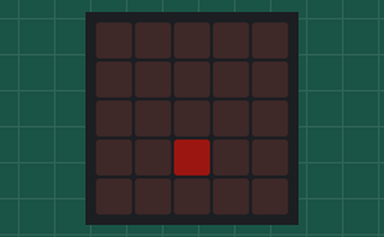
A program run on a simulated BBC micro:bit running MicroPython. On the bench: the board's 5×5 LED display. Dim RGB values are drawn brighter than linear. At 3.4 s the program stops and its outputs stay as they are.

Above: at 0.2 s.
At 0.8 s:
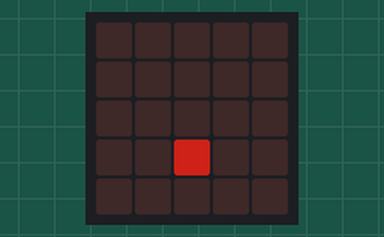
At 1.5 s:
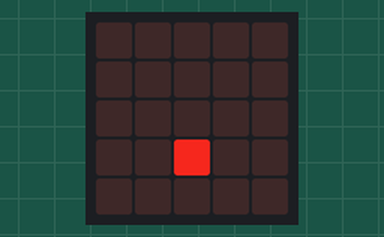
At 2.2 s:
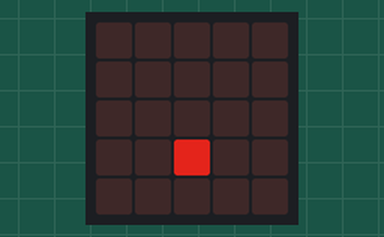
At 2.9 s:
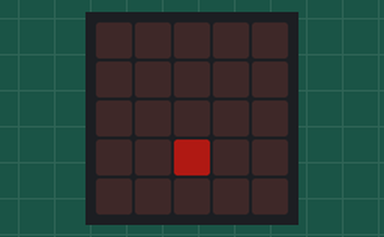

The program:

libudisplay.py
```python
# Write your code here :-)
from microbit import *

def turnUp(xx,yy):
    for x in range(0,9,1):
        display.set_pixel(xx,yy,x)
        sleep(180)

def turnDown(xx,yy):
    for x in range(9,-1,-1):
        display.set_pixel(xx,yy,x)
        sleep(180)

turnUp(2,3)
turnDown(2,3)
# while 1:
  #  display.clear()

  #  display.set_pixel(2,3,8)
  #  sleep(180)
  #  display.clear()

  #  display.set_pixel(3,2,8)
   # display.set_pixel(2,2,8)
   # display.set_pixel(1,2,8)
  #
    #display.set_pixel(3,4,8)
    #display.set_pixel(2,4,8)
    #display.set_pixel(1,4,8)

    #display.set_pixel(3,3,8)
    #display.set_pixel(1,3,8)
    #sleep(180)
    #display.clear()
```
